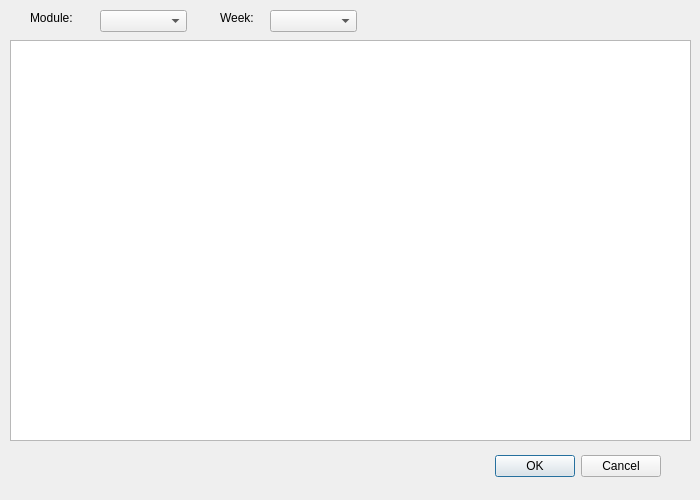
<?xml version="1.0" encoding="UTF-8"?>
<ui version="4.0">
 <class>Dialog</class>
 <widget class="QDialog" name="Dialog">
  <property name="geometry">
   <rect>
    <x>0</x>
    <y>0</y>
    <width>700</width>
    <height>500</height>
   </rect>
  </property>
  <property name="minimumSize">
   <size>
    <width>700</width>
    <height>500</height>
   </size>
  </property>
  <property name="maximumSize">
   <size>
    <width>700</width>
    <height>500</height>
   </size>
  </property>
  <property name="windowTitle">
   <string>Manage Student Marks</string>
  </property>
  <widget class="QDialogButtonBox" name="buttonBox">
   <property name="geometry">
    <rect>
     <x>320</x>
     <y>450</y>
     <width>341</width>
     <height>32</height>
    </rect>
   </property>
   <property name="orientation">
    <enum>Qt::Horizontal</enum>
   </property>
   <property name="standardButtons">
    <set>QDialogButtonBox::Cancel|QDialogButtonBox::Ok</set>
   </property>
  </widget>
  <widget class="QTableWidget" name="tableWidget">
   <property name="geometry">
    <rect>
     <x>10</x>
     <y>40</y>
     <width>681</width>
     <height>401</height>
    </rect>
   </property>
  </widget>
  <widget class="QComboBox" name="comboBox_week">
   <property name="geometry">
    <rect>
     <x>270</x>
     <y>10</y>
     <width>87</width>
     <height>22</height>
    </rect>
   </property>
  </widget>
  <widget class="QLabel" name="label">
   <property name="geometry">
    <rect>
     <x>220</x>
     <y>10</y>
     <width>51</width>
     <height>16</height>
    </rect>
   </property>
   <property name="text">
    <string>Week:</string>
   </property>
  </widget>
  <widget class="QLabel" name="label_2">
   <property name="geometry">
    <rect>
     <x>30</x>
     <y>10</y>
     <width>72</width>
     <height>15</height>
    </rect>
   </property>
   <property name="text">
    <string>Module:</string>
   </property>
  </widget>
  <widget class="QComboBox" name="comboBox_moduleCode">
   <property name="geometry">
    <rect>
     <x>100</x>
     <y>10</y>
     <width>87</width>
     <height>22</height>
    </rect>
   </property>
  </widget>
 </widget>
 <resources/>
 <connections>
  <connection>
   <sender>buttonBox</sender>
   <signal>accepted()</signal>
   <receiver>Dialog</receiver>
   <slot>accept()</slot>
   <hints>
    <hint type="sourcelabel">
     <x>248</x>
     <y>254</y>
    </hint>
    <hint type="destinationlabel">
     <x>157</x>
     <y>274</y>
    </hint>
   </hints>
  </connection>
  <connection>
   <sender>buttonBox</sender>
   <signal>rejected()</signal>
   <receiver>Dialog</receiver>
   <slot>reject()</slot>
   <hints>
    <hint type="sourcelabel">
     <x>316</x>
     <y>260</y>
    </hint>
    <hint type="destinationlabel">
     <x>286</x>
     <y>274</y>
    </hint>
   </hints>
  </connection>
 </connections>
</ui>
